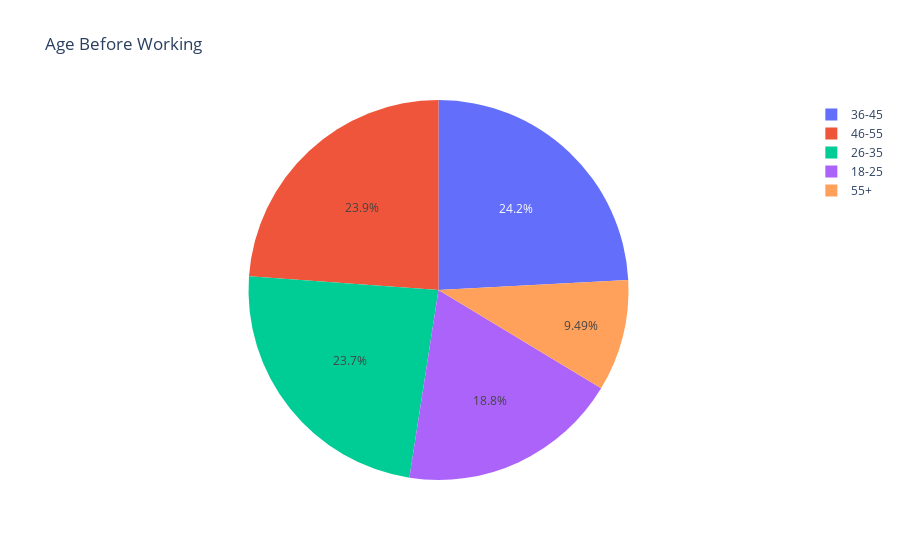

Here is the notebook cell this chart was saved with:
### Code cell
fig = px.pie(df, names="age_groups", title="Age Before Working")
fig.show()

### Figure 1 — Plotly figure (JSON) as saved in the notebook; plotly's stock layout.template omitted (floating-point values rounded to 4 significant figures; data arrays with more than 128 entries replaced by an {"elided": "..."} marker saying what was removed)
{"data": [{"domain": {"x": [0, 1], "y": [0, 1]}, "hovertemplate": "age_groups=%{label}<extra></extra>", "labels": {"elided": "59598 str values"}, "legendgroup": "", "name": "", "showlegend": true, "type": "pie"}], "layout": {"legend": {"tracegroupgap": 0}, "title": {"text": "Age Before Working"}}}
